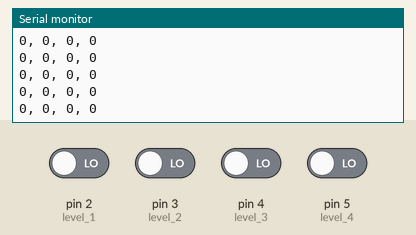
This sketch was run on a simulated Arduino Uno, built with avr-gcc and run on an emulated ATmega328P. Parts: the last lines printed to the serial monitor. The inputs (shaded band) are chosen by the test bench; at power-on: pin 2 (level_1), pin 3 (level_2), pin 4 (level_3), pin 5 (level_4) LOW.

Above: at 2.8 s.
2.9 s: pin 2 (level_1) driven HIGH
At 3.7 s:
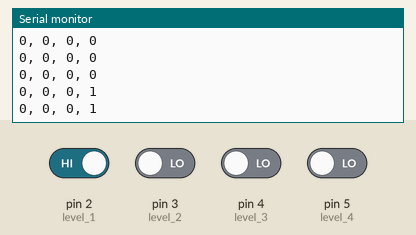
4.4 s: pin 3 (level_2) driven HIGH
At 5.7 s:
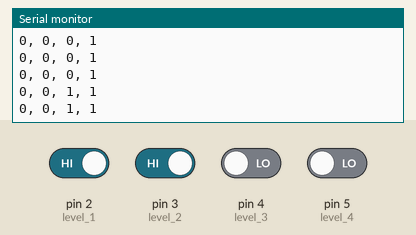
5.9 s: pin 4 (level_3) driven HIGH
At 6.8 s:
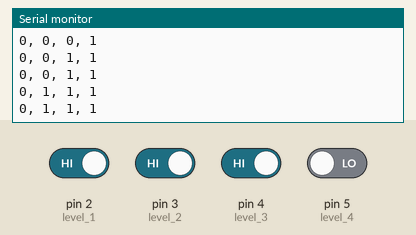
7.4 s: pin 5 (level_4) driven HIGH
At 8.7 s:
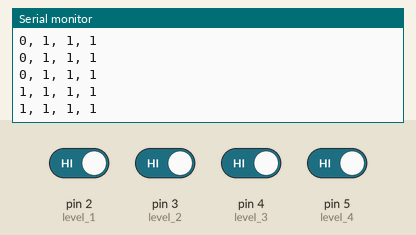
8.9 s: pin 2 (level_1) driven LOW
At 9.6 s:
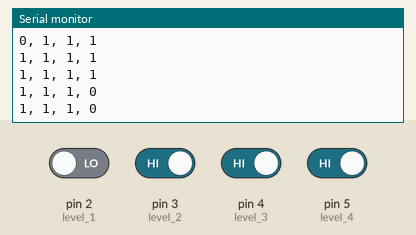
10.4 s: pin 3 (level_2) driven LOW
At 11.8 s:
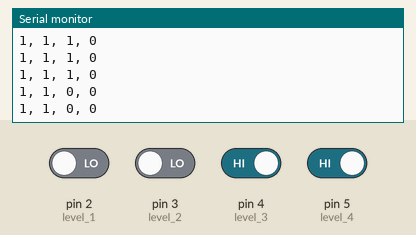

The sketch:

levelSense.ino
```cpp
// Arduino level sensor code
// Anderw Collison

const int level_1 = 2;
const int level_2 = 3;
const int level_3 = 4;
const int level_4 = 5;

//_____________________________________________________
// Level Sensors

// Read Sensors
String get_level(){
  String major_result;
  int probe[4] = {0, 0, 0, 0};

  if(digitalRead(level_1) ==HIGH){
    probe[0] = 1;
    }

  if(digitalRead(level_2) == HIGH){
    probe[1] = 1;
    }

  if(digitalRead(level_3) == HIGH){
    probe[2] = 1;
    }

  if(digitalRead(level_4) == HIGH){
    probe[3] = 1;
    }

  major_result = String(probe[3]) + ", " + String(probe[2]) + ", " + String(probe[1]) + ", " + String(probe[0]);
  Serial.println(major_result);


  // Compile results
//  major_result = "got to here";
  return major_result;
}


//_____________________________________________________
// Function: Setup
void setup() {
  // put your setup code here, to run once:
  // start serial port
  Serial.begin(9600);

  pinMode(level_1, INPUT);
  pinMode(level_2, INPUT);
  pinMode(level_3, INPUT);
  pinMode(level_4, INPUT);

  Serial.println("Setup Complete");
}


//_____________________________________________________
// Main Loop
void loop() {
  // put your main code here, to run repeatedly:

  String  level_out = get_level();
  Serial.println(level_out);
  delay(1000);

}
```

Measured:
- after the input at 2.9 s, the serial monitor: prints a new line after 0.10 s (image 1)
- after the input at 4.4 s, the serial monitor: prints a new line after 0.60 s (image 2)
- after the input at 5.9 s, the serial monitor: prints a new line after 0.10 s (image 3)
- after the input at 7.4 s, the serial monitor: prints a new line after 0.61 s (image 4)
- after the input at 8.9 s, the serial monitor: prints a new line after 0.11 s (image 5)
- after the input at 10.4 s, the serial monitor: prints a new line after 0.61 s (image 6)
